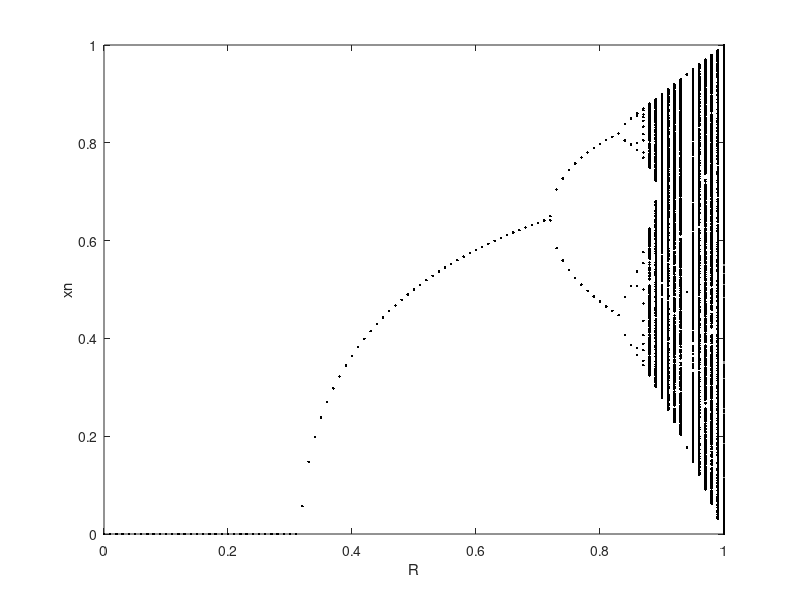

Write the MATLAB code that produced this figure.
clear all
close all

N=5000;
for R=0:0.01:1
    x=zeros(1,N);
    x(1)=rand(1);
    a=zeros(1,N);
    for i=2:N
        x(i)=R*sin(pi*x(i-1));
    end
    figure(2)
    plot(R*ones(1,1000),x(i-999:end),'k.')
    xlabel("R")
    ylabel("xn")
    axis([0 1 0 1])
    hold on
    drawnow
end